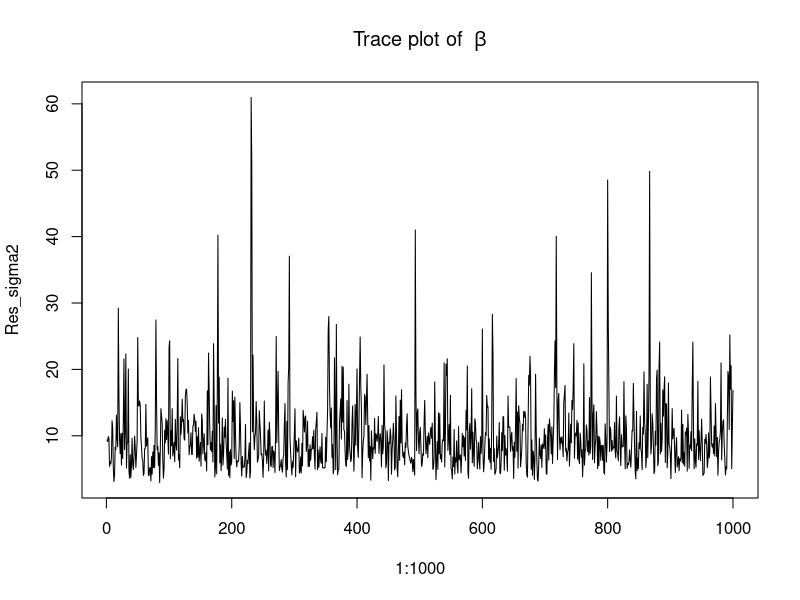
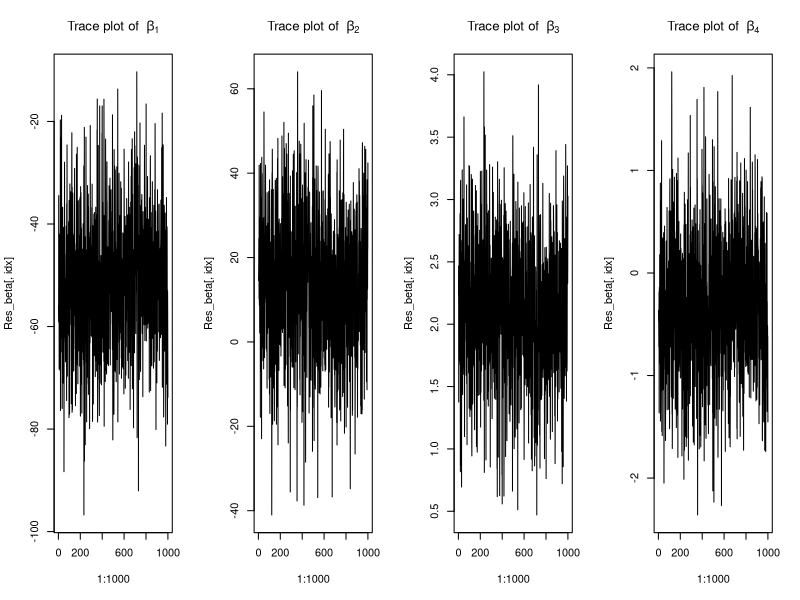

Generate these figures, in order, with R:
#================================
# Regression Models vs Bayesian 
#================================

#--------
# Model
#-------

# for running group: 
  # E[y | x] = beta1 + beta3 * X3

# for exercise group:
  # E[y | x] = (beta1 + beta2) + (beta2 + beta4) * X3



#-------
# Data
#-------

# running is 0, 1 is aerobic
x1<-c(0,0,0,0,0,0,1,1,1,1,1,1)

# age
x2<-c(23,22,22,25,27,20,31,23,27,28,22,24)

# change in maximal oxygen uptake
y<-c(-0.87,-10.74,-3.27,-1.97,7.50,
     -7.25,17.05,4.96,10.40,11.05,0.26,2.51)

x3 <- x2  # x3 = age
# [1] 23 22 22 25 27 20 31 23 27 28 22 24

x2 <- x1  # x2 is a 2 level indicator variable
# [1] 0 0 0 0 0 0 1 1 1 1 1 1

# index of each person
x1 <- seq(1:length(x2))
# [1]  1  2  3  4  5  6  7  8  9 10 11 12

x1 <- rep(1, 12)

# x4 = x2*x3
x4 <- x2 * x3
# [1]  0  0  0  0  0  0 31 23 27 28 22 24


# design matrix 
X <- cbind(x1, x2, x3, x4)
head(X)


#-------------------------------
# OLS estimates of unknown beta
#-------------------------------

# beta_ols = (X^T X)^{-1} X^t y 
beta_ols <- solve(t(X) %*% X) %*% (t(X) %*% y)
#           [,1]
#x1 -51.2939459
#x2  13.1070904
#x3   2.0947027
#x4  -0.3182438



# alternative way using lm model fitting
fit.ols <- lm(y ~ X[, 1] + X[, 2] + X[, 3] + X[, 4])
fit.ols$coefficients
# (Intercept)      X[, 1]      X[, 2]      X[, 3]    X[, 4] 
# -51.2939459          NA  13.1070904   2.0947027   -0.3182438


sum(fit.ols$residuals^2)
#  68.33981 same as below SSR_beta


# for running group: 
# E[y | x] = beta1 + beta3 * X3
          # = -51.2939459 +  2.0947027 X3


# for exercise group:
# E[y | x] = (beta1 + beta2) + (beta3 + beta4) * X3
          # = (-51.2939459 + 13.1070904) + (2.0947027-0.3182438) X3


#------------------------------
## SSR sum of squares residuals
#------------------------------
## SSR(beta) = sum_{i = 1}^n (yi - beta^t %*% xi)^2
  ## (y - X beta)^t (y - X beta)

SSR_beta <- t(y - X %*% beta_ols) %*% (y - X %*% beta_ols)


#-------
# unbiased estimator for sigma2
#-------
n = length(y)
p = ncol(X)
sigma2_ols <- 1/(n-p-1) * SSR_beta
# 9.762831
sigma2_ols <- c(sigma2_ols)


#-----
# the sampling variance of beta_ols: var[beta_ols]
# (t(X)X)_{-1} sigma2
#-----
XtX <- solve(t(X) %*% X) 
Var_beta_ols <- sigma2_ols * XtX
# [1:4, 1:4]


#----------------------------------------
# Bayesian analysis of linear regression
#----------------------------------------

## unknown parameters of interest
  # beta
  # sigma2

## use full conditionals of each of them + Gibbs

# likelihood: y | X, beta, sigma2 ~ MVN(m_beta_ols, v_beta_ols) a function of beta
    # prior: beta ~ MVN(beta0, Sigma0)
        # posterior: 
          # beta | y, X, sigma2 ~ MVN(m_beta, V_beta)
              # var_beta_inv = (t(X) %*% X) /sigma2
              # V_beta = (Sigma0_inv + var_beta_inv)^{-1}
              # m_beta = (beta0 * Sigma0_inv + (t(X)%*%y) / sigm2) * V_beta

# likelihood: y | X, beta, sigma2 ~ MVN(;)
    # prior : gam = 1/sigma2 ~ Gamma(a, b)
        # posterior:
            # sigma2 | y, X, beta ~ InvGamma(A, B)
                # A = a + n / 2
                # B = (b + SSE) / 2


#-----
# Parameters in the prior
#-----
# beta0 = beta_ols    # ols estimate of beta
# Sigma0_inv = {var[beta_ols]}^{-1} / n # unit informaion
            #= 1/n * t(X)%*%X / sigma2
            # sigma2 = sigma2_ols plug in

# a = 1
# b = sigma2_ols 


beta0 = beta_ols
Sigma0_inv = 1/n * (t(X)%*%X) /sigma2_ols  # [1:4, 1:4]

a = 1
b = sigma2_ols


#--------
# Gibbs sampler
#--------
library(mvtnorm)

Gibbs_LinearReg <- function(sigma2_start , n.sim, Data = y) {
  
  n = length(Data)
  
  sigma2 = sigma2_start
  #sigma2 = sigma2_ols
  
  BETA <- SIGMA2 <- NULL
  for (i in 1:n.sim) {
    
    # sample beta | y, X, sigma2 ~ MVN(m_beta, V_beta)
    V_beta = solve(Sigma0_inv + t(X) %*% X / sigma2) # 4*4
    m_beta = V_beta %*% (Sigma0_inv %*% beta0 + t(X) %*% y / sigma2)  # 4*1
    
    beta = rmvnorm(1, mean = m_beta, sigma = V_beta)
    # str(beta)  num [1, 1:4]
    beta = t(beta) # 4*1
    
    # sample sigma2 | y, X, beta ~ InvGamma(A = a + n/2, B = (b + SSE_beta)/2)
    
    A = a + n / 2
    SSE_beta = t(y - X %*% beta) %*% (y - X %*% beta) # scalar
    B = (b + SSE_beta) / 2
    
    sigma2 = 1/rgamma(1, shape = A, rate = B)
    
    
    # update the unknowns for this run
    BETA <- rbind(BETA, t(beta)) # 1*4 
    SIGMA2 <- rbind(SIGMA2, sigma2)
  }
  return(list(beta = BETA, sigma2 = SIGMA2))
}



#-------------
# Test on data
#-------------

Res <- Gibbs_LinearReg(sigma2_start = sigma2_ols, n.sim = 1e3, Data = y)

Res_beta <- Res$beta
Res_sigma2 <- Res$sigma2


#------
# Plots
#------

plot(1:1e3, Res_sigma2, type = "l", 
     main = bquote("Trace plot of "~ beta))


head(Res_beta)
par(mfrow = c(1, 4))
for(idx in 1:4) {
  plot(1:1e3, Res_beta[, idx], type = "l",
       main = bquote("Trace plot of "~ beta[.(idx)]))
}



#---------------
# Summary stats
#---------------

beta_pst_mean <- apply(Res_beta, 2, mean)
sigma2_pst_mea <- mean(Res_sigma2)

beta_CI <- apply(Res_beta, 2, function(x) quantile(x, c(0.025, 0.975)))
str(t(beta_CI))

sigma2_CI <- quantile(Res_sigma2, c(0.025, 0.975))

beta_stats <- cbind(beta_pst_mean, t(beta_CI))

sigma2_stats <- cbind(sigma2_pst_mea, t(sigma2_CI))

Sum_stats <- rbind(beta_stats, sigma2_stats)
rownames(Sum_stats) <- c("beta1", "beta2", "beta3", "beta4", "sigma2")
colnames(Sum_stats) <- c("pst_mean", "2.5%", "97.5%")


library(xtable)
xtable(Sum_stats)


Sum_stats_ols <- cbind(Sum_stats, rbind(beta_ols, sigma2_ols))
colnames(Sum_stats_ols)[4] <- c("ols")




#---------------
# g-prior model
#---------------

# likelihood:
  # y|X, beta, sigma2 ~ MVN((t(X)X)_inv t(X)y, t(X)X)_inv sigma2 )

# g-prior on beta:
  # beta ~ MVN(0, g*sigma2 (t(X)X)_inv)

# prior on simga2 or gamma = 1/sigma2
  # gamma ~ Gamma(nu0/2, nu0 sigma0^2 / 2)

# marginal posterior density of beta:
  # beta|y, X, sigma2 ~ MVN(m_beta, V_beta)
     # m_beta = g/(g+1) (t(X)X)^{-1} t(X)y
     # V_beta = g/(g+1) (t(X)X)^{-1} sigma2

# marginal posterior density of sigma2:
  # sigma2|y, X, beta ~ InvGamma(a, b)
    # a = 1/2(nu0 + n)
    # b = 1/2(nu0 sigma02 + SSR_g)

    # SSR_g = t(y)(I - g/1+g X(t(X)X)^{-1}t(X))y


# parameter in the priors:
  # g = n = length(y)
  # nu0 = 1
  # sigma0^2 = sigma_ols^2 = 1/n-p SSR(beta) = 8.54

    # n = length(y)
    # p = ncol(X)
    # sigma2 <- 1/(n-p) * SSR_beta
      # 8.542477


# joint posterior distribution (beta, sigma2 | y, X) 
  # can be made with Monte Carlo approximation 
  # not necessarily with Gibbs

# 1. Sample 1/sigma2 ~ Gamma(a, b)
# 2. sample beta ~ MVN(m_beta, V_beta)


y
X
# parameters in prior
g <- n <- length(y)
p <- ncol(X)
nu0 <- 1
sigma2_0 <- sigma2_ols <- 1/(n-p) * SSR_beta

S <- 1e3  # number of MC simulations

H_g <- g/(g+1) * X %*% solve(t(X) %*% X) %*% t(X)
str(H_g) # num [1:12, 1:12]
SSR_g <- t(y) %*% (diag(1, n) -  H_g) %*% y
# 123.9618


# sample from sigma2 ~ IG(a, b)
a <- (nu0 + n) / 2 
b <- (nu0 * sigma2_0 + SSR_g) / 2

sigma2 <- 1/rgamma(1, shape = a, rate = b)


# sample beta ~ MVN(m_beta, V_beta)
m_beta <- g/(g+1) * solve(t(X) %*% X) %*% (t(X) %*% y)
#           [,1]
#x1 -47.3482578
#x2  12.0988527
#x3   1.9335717
#x4  -0.2937635

V_beta <- g/(1+g) * sigma2 * solve(t(X) %*% X)
str(V_beta)
# num [1:4, 1:4] 

library(mvtnorm)
beta <- rmvnorm(1, mean = m_beta, sigma = V_beta)


U <- rmvnorm(1, mean = rep(0, length(m_beta)), 
             sigma = diag(1, nrow = length(m_beta)))
str(U)
# num [1, 1:4]

# U %*% chol(V_beta)
#            x1        x2        x3        x4
# [1,] -5.438595 -5.626524 0.2455127 0.1795727

beta_alternative <- m_beta + t(U %*% chol(V_beta) ) 
























